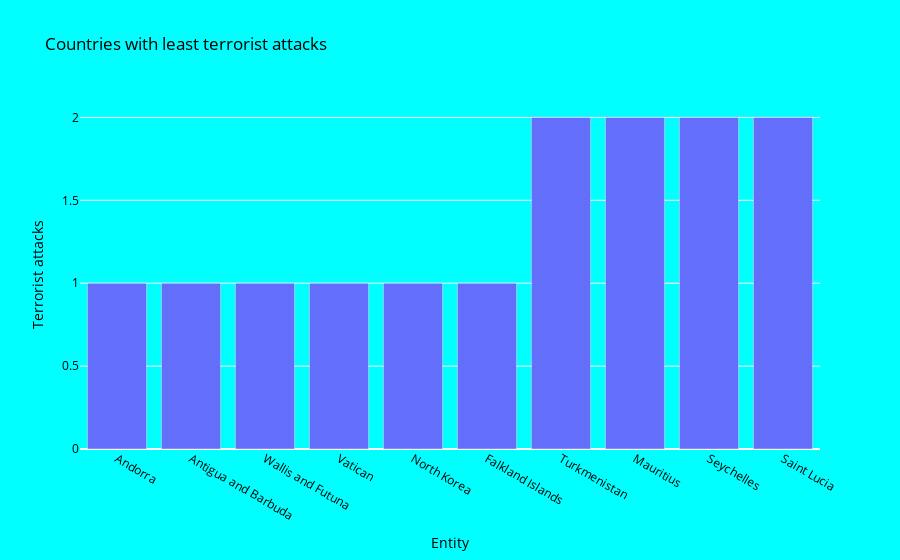

This figure's notebook cell:
### Code cell
# Countries with least terrorist attacks

char_bar = df_country.groupby(['Entity'])[['Terrorist attacks']].sum().reset_index()
char_bar = char_bar.sort_values(by=("Terrorist attacks"), ascending=True)

top = char_bar.head(10)
fig = go.Figure()
fig.add_trace(go.Bar(x=top['Entity'], y=top["Terrorist attacks"]))

fig.update_layout(title='Countries with least terrorist attacks',
                          xaxis_title='Entity',
                          yaxis_title= "Terrorist attacks",
                          plot_bgcolor='#00FFFF', 
                          paper_bgcolor='#00FFFF',  
                          font=dict(color='black'))

pyo.init_notebook_mode(connected=True)
pyo.iplot(fig)

### Figure 1 — Plotly figure (JSON) as saved in the notebook; plotly's stock layout.template omitted (floating-point values rounded to 4 significant figures)
{"data": [{"type": "bar", "x": ["Andorra", "Antigua and Barbuda", "Wallis and Futuna", "Vatican", "North Korea", "Falkland Islands", "Turkmenistan", "Mauritius", "Seychelles", "Saint Lucia"], "y": [1, 1, 1, 1, 1, 1, 2, 2, 2, 2]}], "layout": {"font": {"color": "black"}, "paper_bgcolor": "#00FFFF", "plot_bgcolor": "#00FFFF", "title": {"text": "Countries with least terrorist attacks"}, "xaxis": {"title": {"text": "Entity"}}, "yaxis": {"title": {"text": "Terrorist attacks"}}}}
